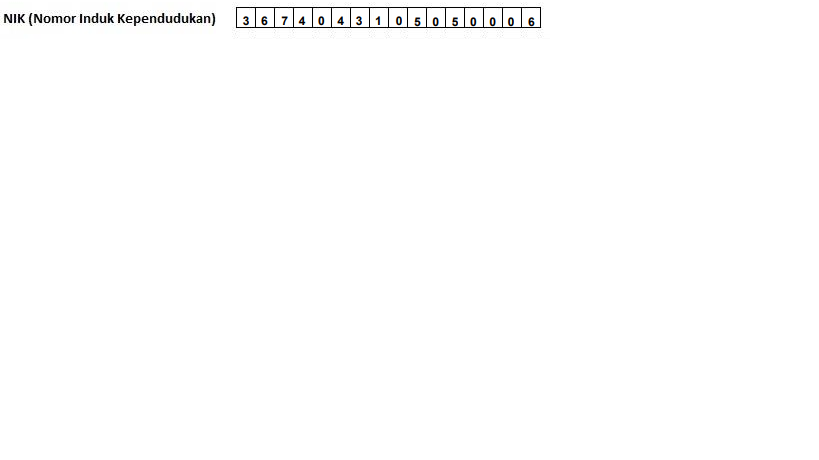
#> input picture 1.png, 819 x 460 px
$ python main.py
#> lines starting #> are read from the running program, lines starting #| are printed output that depends on the picture; after the words box and inside, x2 and y2 are one past the last pixel; in counts of white or black regions, pixels touching at a corner belong together
# [30 lines of commented-out code are left out]


import cv2
import numpy as np
import pytesseract
import re, locale
#pytesseract.pytesseract.tesseract_cmd = r'D:\Program Files\pytesseract\tesseract.exe'
path_to_image = "1.png"
#path_to_image = "logo1.png"
image = cv2.imread(path_to_image)
#> image is the input picture: shape (460, 819, 3); mean B, G, R 253.5, 253.5, 253.5
h, w, _ = image.shape
#> h = 460; w = 819
w*=2; h*=2
#> after `w *= 2`: w = 1638
#> after `h *= 2`: h = 920
w = (int)(w); h = (int) (h)
image = cv2.resize(image, (w,h), interpolation = cv2.INTER_AREA) #Resize
#> image: shape (920, 1638, 3)
# converting image into gray scale image
gray_image = cv2.cvtColor(image, cv2.COLOR_BGR2GRAY)
cv2.imshow('grey image', gray_image)
cv2.waitKey(0)
# converting it to binary image by Thresholding
# this step is require if you have colored image because if you skip this part
# then tesseract won't able to detect text correctly and this will give incorrect result
#threshold_img = cv2.threshold(gray_image, 0, 255, cv2.THRESH_BINARY | cv2.THRESH_OTSU)[1]
# display image
threshold_img = cv2.adaptiveThreshold(gray_image, 255, cv2.ADAPTIVE_THRESH_GAUSSIAN_C,
            cv2.THRESH_BINARY,13,3)
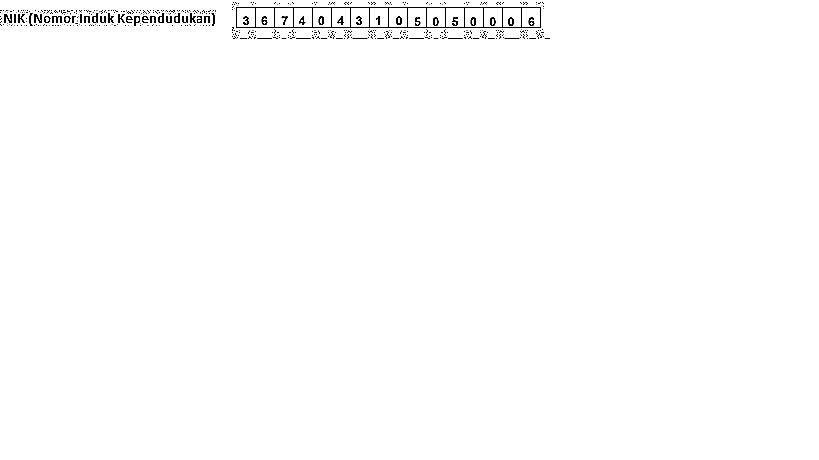
#> threshold_img: shape (920, 1638) (shown at 1/2 size); 99.2% white; black in thin lines or dots, all inside (x1, y1, x2, y2) = (0, 4, 1100, 78)
cv2.imshow('threshold image', threshold_img)
cv2.waitKey(0)
#threshold_img = cv2.GaussianBlur(threshold_img,(3,3),0)
#threshold_img = cv2.GaussianBlur(threshold_img,(3,3),0)
threshold_img = cv2.medianBlur(threshold_img,5)
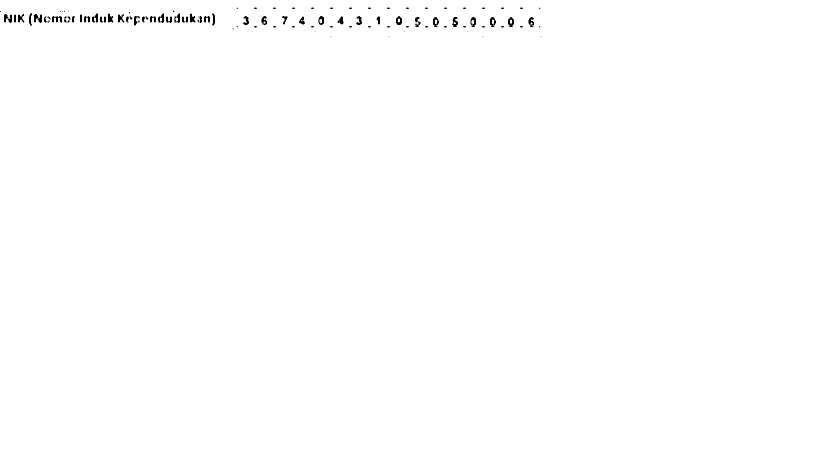
#> threshold_img: shape (920, 1638) (shown at 1/2 size); 99.6% white; 106 black regions (57 under 20 px), largest, box (x1, y1, x2, y2) and area: (68, 28, 84, 46) 185, (8, 28, 24, 46) 176, (104, 32, 124, 45) 157
cv2.imshow('medianBlur', threshold_img)
cv2.waitKey(0)

threshold_img  = cv2.bitwise_not(threshold_img)
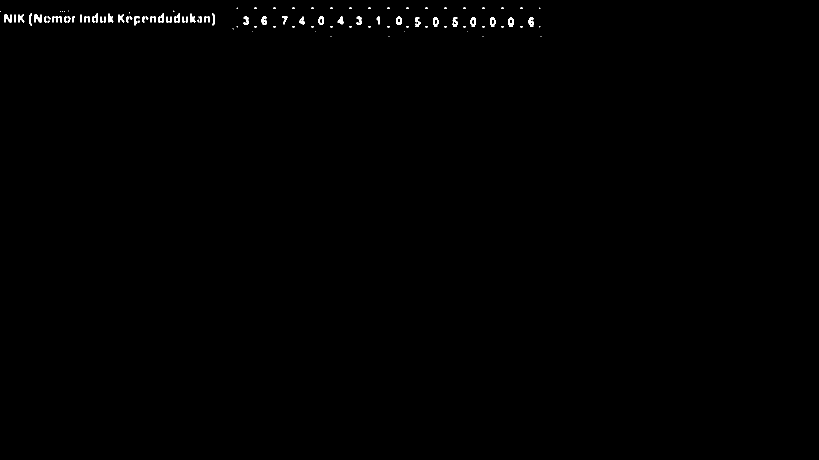
#> threshold_img: shape (920, 1638) (shown at 1/2 size); 0.35% white; 106 white regions (57 under 20 px), largest, box (x1, y1, x2, y2) and area: (68, 28, 84, 46) 185, (8, 28, 24, 46) 176, (104, 32, 124, 45) 157
cv2.imshow('Invert', threshold_img)
cv2.waitKey(0)

cv2.imshow('threshold image', threshold_img)

# Maintain output window until user presses a key
cv2.waitKey(0)

# Destroying present windows on screen
cv2.destroyAllWindows()
# now feeding image to tesseract
custom_config = r"--psm 6 --oem 3"
#> (the run stopped early here; a loop or call above may not have finished)
